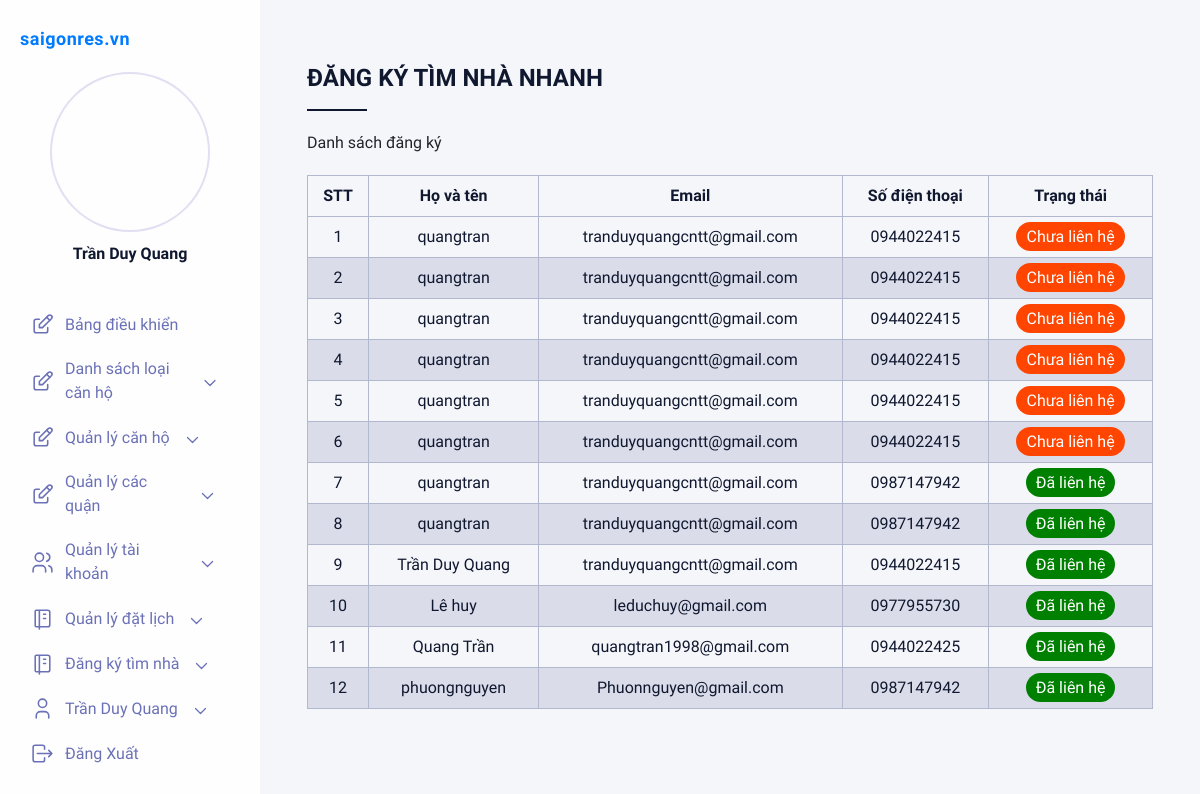
/admin/?ctrl=dangkytim&act=index (signed in), run on the app's committed database.
### tables this page shows
CREATE TABLE `dangkytimnha` (
  `id` int(12) NOT NULL,
  `ho_ten` varchar(50) DEFAULT NULL,
  `email` varchar(50) DEFAULT NULL,
  `sdt` varchar(10) DEFAULT NULL,
  `trangthai` tinyint(1) DEFAULT NULL,
  `notes` longtext DEFAULT NULL
);

### system/database.php (called while the page is built, shortened)
<?php
function getConnection()
{
    $opt = array(PDO::MYSQL_ATTR_INIT_COMMAND => "SET NAMES utf8", PDO::ATTR_ERRMODE => PDO::ERRMODE_EXCEPTION);
    $conn = new PDO('mysql:host=' . HOST_DB . ';dbname=' . NAME_DB, USER_DB, PASS_DB, $opt);
    return $conn;
}
function query($sql)
{
    $conn = getConnection();
    $result = $conn->query($sql);
    return $result;
}

### admin/models/dangkytim.php (called while the page is built, shortened)
<?php
require_once "../system/database.php";
function getalldangkytim(){
          $sql="SELECT * FROM dangkytimnha ORDER BY ID DESC";
          return query($sql);
}
?>

### admin/view/dangkytimnhanh.php (the view)
<div class="right__title">Đăng Ký tìm nhà nhanh</div>
<div class="right__table">
    <p class="right__tableTitle">Danh sách đăng ký</p>
    <div class="right__tableWrapper">
        <table>
            <thead>
                <tr>
                    <th>STT</th>
                    <th style="text-align: center;">Họ và tên </th>
                    <th>Email</th>
                    <th>Số điện thoại</th>
                    <th>Trạng thái</th>
                </tr>
            </thead>
            <tbody>
            <?php foreach($ds as $stt => $ds) {
                $stt+=1;
                ?>
                <tr>
                    <td><?=$stt?></td>
                    <td><?=$ds["ho_ten"]?></td>
                    <td><?=$ds["email"]?></td>
                    <td><?=$ds["sdt"]?></td>
                    <td><?php if ($ds["trangthai"]==0) {
                              ?>
                              <a href="?ctrl=dangkytim&act=update&id=<?=$ds["id"]?>" style="color: white; background-color: orangered; padding: 5px 10px; border-radius: 20px;">Chưa liên hệ</a>
                              <?php
                    } else {
                              ?>
                               <span  style="color: white; background-color: green; padding: 5px 10px; border-radius: 20px;">Đã liên hệ</span>
                              <?php
                    }?></td>
                </tr>
            <?php }?>
            </tbody>
        </table>
    </div>
</div>

### admin/view/css/main.css (style rules this page uses)
* { margin: 0; padding: 0; list-style: none; border: 0; -webkit-tap-highlight-color: transparent; text-decoration: none; color: inherit; box-sizing: border-box; }
body { font-family: "Muli", sans-serif; background-color: #E2DFF2; }
.right__title { color: #10182F; font-size: 24px; font-weight: bold; text-transform: uppercase; position: relative; padding-bottom: 15px; margin-bottom: 20px; }
.right__title:before { content: ''; position: absolute; width: 60px; height: 2px; background-color: #10182F; bottom: 0; }
.right__tableTitle { margin-bottom: 20px; }
.right table { border-collapse: collapse; width: 100%; margin-bottom: 10px; }
.right table td, .right table th { border: 1px solid #b2b9ce; text-align: left; padding: 8px; color: #10182F; }
.right table tr:nth-child(even) { background-color: #dadce9; }
.right table th { text-align: center; }
.right table td { text-align: center; }

### data on the page
dangkytimnha: ho_ten "quangtran", email "tranduyquangcntt@gmail.com", sdt "0944022415"
dangkytimnha: ho_ten "quangtran", email "tranduyquangcntt@gmail.com", sdt "0944022415"
dangkytimnha: ho_ten "quangtran", email "tranduyquangcntt@gmail.com", sdt "0944022415"
dangkytimnha: ho_ten "quangtran", email "tranduyquangcntt@gmail.com", sdt "0944022415"
dangkytimnha: ho_ten "quangtran", email "tranduyquangcntt@gmail.com", sdt "0944022415"
dangkytimnha: ho_ten "quangtran", email "tranduyquangcntt@gmail.com", sdt "0944022415"
dangkytimnha: ho_ten "quangtran", email "tranduyquangcntt@gmail.com", sdt "0987147942", trangthai "Đã liên hệ"
dangkytimnha: ho_ten "quangtran", email "tranduyquangcntt@gmail.com", sdt "0987147942", trangthai "Đã liên hệ"
dangkytimnha: ho_ten "Trần Duy Quang", email "tranduyquangcntt@gmail.com", sdt "0944022415", trangthai "Đã liên hệ"
dangkytimnha: ho_ten "Lê huy", email "leduchuy@gmail.com", sdt "0977955730", trangthai "Đã liên hệ"
dangkytimnha: ho_ten "Quang Trần", email "quangtran1998@gmail.com", sdt "0944022425", trangthai "Đã liên hệ"
dangkytimnha: ho_ten "phuongnguyen", email "Phuonnguyen@gmail.com", sdt "0987147942", trangthai "Đã liên hệ"

### other printed values
$_SESSION['user'] "Trần Duy Quang"
